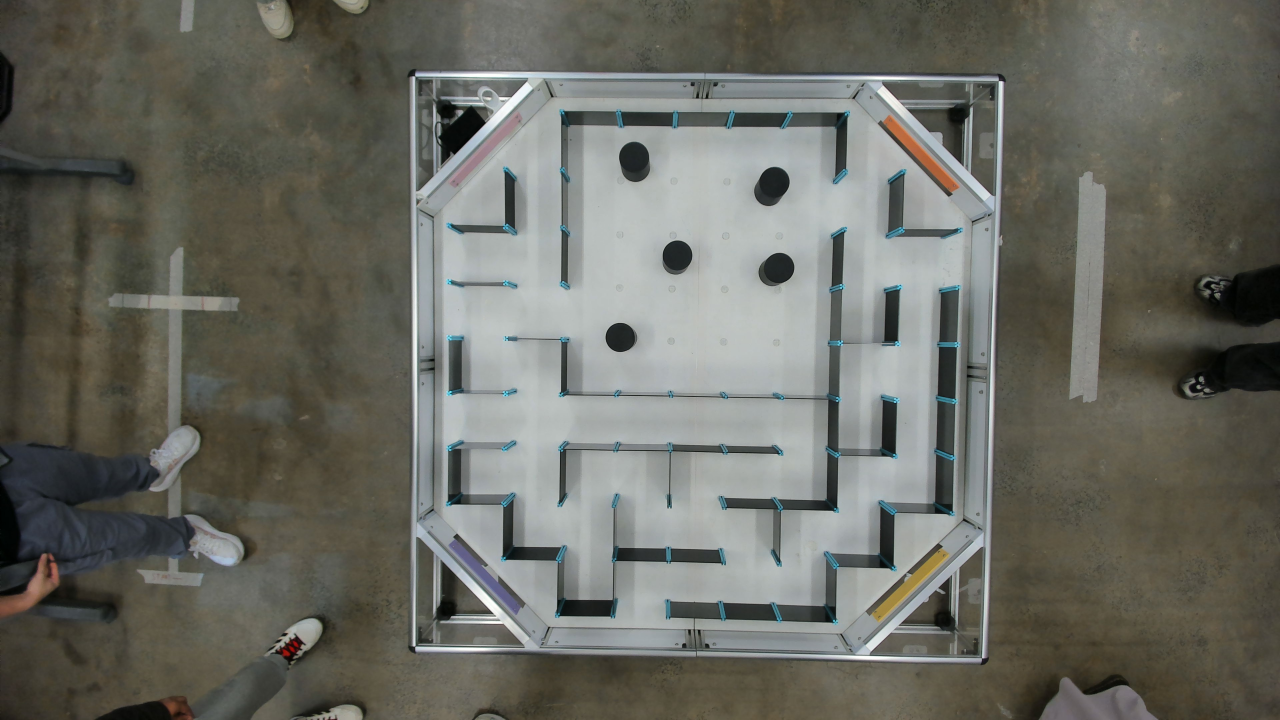
#> input picture computer_vision/maze_images/amir_photo.jpg, 3840 x 2160 px (shown at 1/3 size)
$ python -i image_processing.py   (imports and definitions only)
#> lines starting #> are read from the running program, lines starting #| are printed output that depends on the picture; after the words box and inside, x2 and y2 are one past the last pixel; in counts of white or black regions, pixels touching at a corner belong together
#> in load_and_process_image, image is the input picture: shape (2160, 3840, 3); mean B, G, R 98.7, 106.5, 105.8
import cv2
import numpy as np
import matplotlib.pyplot as plt


def find_colour_marker(hsv, lower, upper, offset=60):
    """
    Finds the largest coloured rectangle and returns

        centroid
        top-left
        bottom-right
        mask
    """

    mask = cv2.inRange(
        hsv,
        np.array(lower, dtype=np.uint8),
        np.array(upper, dtype=np.uint8)
    )

    # Remove small noise
    kernel = np.ones((5, 5), np.uint8)

    mask = cv2.morphologyEx(
        mask,
        cv2.MORPH_OPEN,
        kernel
    )

    mask = cv2.morphologyEx(
        mask,
        cv2.MORPH_CLOSE,
        kernel
    )

    contours_info = cv2.findContours(
        mask,
        cv2.RETR_EXTERNAL,
        cv2.CHAIN_APPROX_SIMPLE
    )

    # Compatible with OpenCV 3 and 4
    if len(contours_info) == 2:
        contours = contours_info[0]
    else:
        contours = contours_info[1]

    if len(contours) == 0:
        return None

    contour = max(contours, key=cv2.contourArea)

    M = cv2.moments(contour)

    if M["m00"] == 0:
        return None

    cx = int(M["m10"] / M["m00"])
    cy = int(M["m01"] / M["m00"])

    top_left = (cx - offset, cy - offset)
    bottom_right = (cx + offset, cy + offset)

    return {
        "centroid": (cx, cy),
        "top_left": top_left,
        "bottom_right": bottom_right,
        "mask": mask
    }


def detect_corner_markers(image):

    hsv = cv2.cvtColor(
        image,
        cv2.COLOR_RGB2HSV
    )
#> hsv: shape (2160, 3840, 3); mean H, S, V 49.6, 37.2, 109.1

    colours = {
        "top_left": {
            "lower": (140, 10, 120),
            "upper": (179, 100, 190)
        },

        "top_right": {
            "lower": (0, 120, 120),
            "upper": (30, 180, 190)
        },

        "bottom_left": {
            "lower": (110, 40, 120),
            "upper": (140, 120, 190)
        },

        "bottom_right": {
            "lower": (20, 100, 120),
            "upper": (50, 150, 190)
        }
    }

    centres = {}

    for name, values in colours.items():

        result = find_colour_marker(
            hsv,
            values["lower"],
            values["upper"]
        )

        if result is None:
            raise ValueError(
                f"Could not detect {name} marker."
            )

        centres[name] = result["centroid"]
#> this loop made 4 passes
#> (cx in find_colour_marker, cy in find_colour_marker, top_left in find_colour_marker, bottom_right in find_colour_marker) on passes 1 to 4: (1454, 450, (1394, 390), (1514, 510)), (2727, 1755, (2667, 1695), (2787, 1815)), (1453, 1729, (1393, 1669), (1513, 1789)), (2723, 1749, (2663, 1689), (2783, 1809))
#> pass 1, in find_colour_marker, `mask = cv2.inRange( hsv, np.array(lower, dtype=np.uint8), np.array(upp..`:
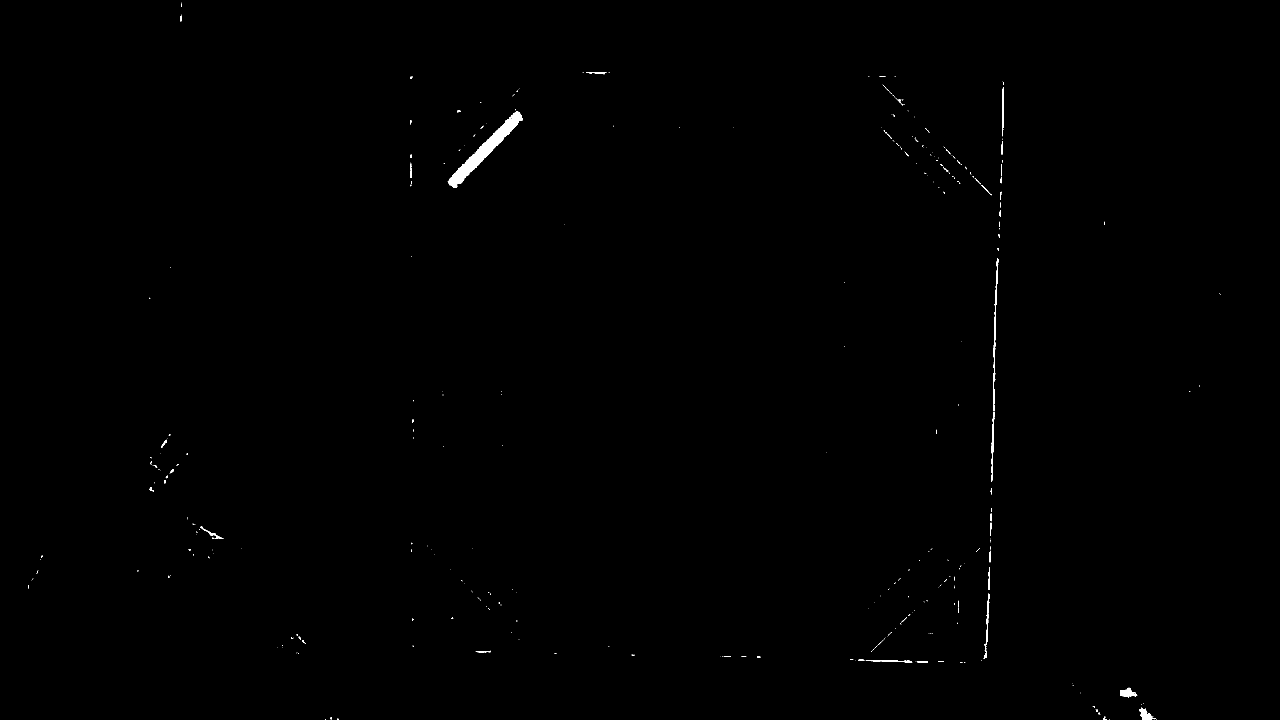
#> mask: shape (2160, 3840) (shown at 1/3 size); 0.23% white; 364 white regions (306 under 20 px), largest, box (x1, y1, x2, y2) and area: (1344, 333, 1568, 563) 9383, (2979, 775, 2995, 1233) 1610, (3360, 2063, 3412, 2093) 840
#> pass 1, in find_colour_marker, `mask = cv2.morphologyEx( mask, cv2.MORPH_OPEN, kernel )`:
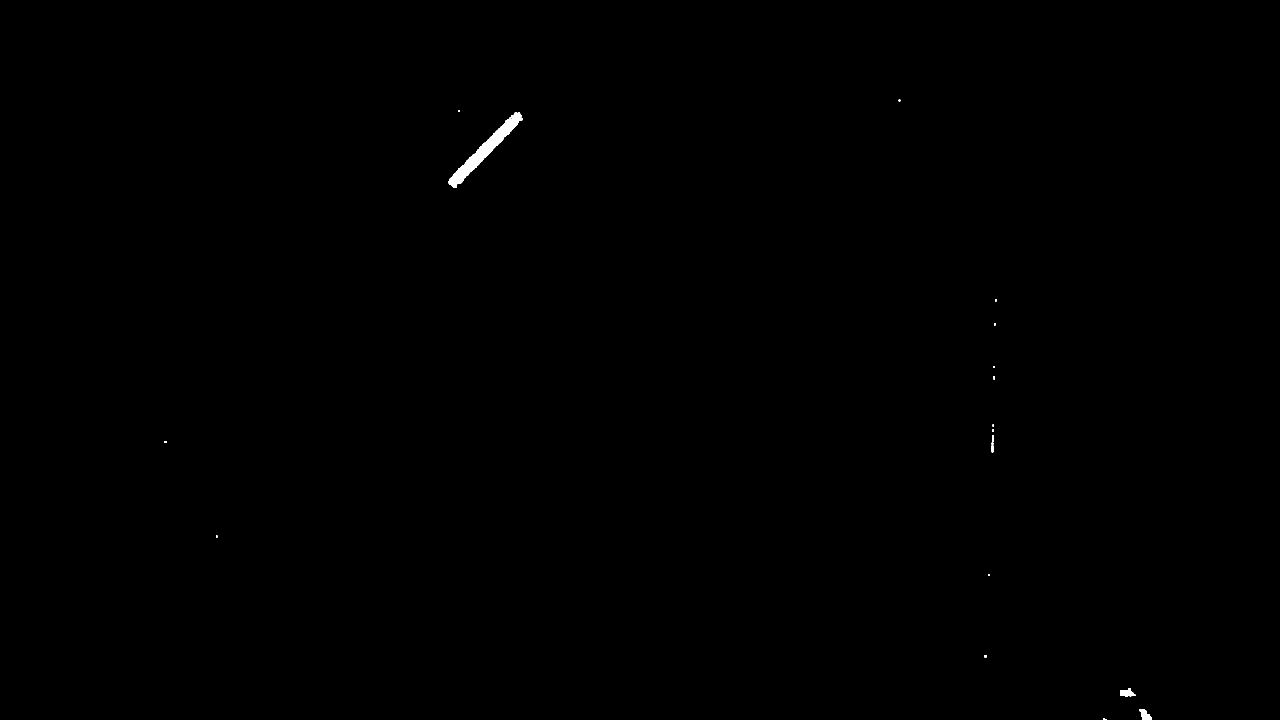
#> mask: shape (2160, 3840) (shown at 1/3 size); 0.14% white; 19 white regions, largest, box (x1, y1, x2, y2) and area: (1345, 337, 1567, 563) 9271, (3360, 2064, 3406, 2091) 751, (3418, 2127, 3456, 2160) 733
#> after the loop, centres = {'top_left': (1454, 450), 'top_right': (2727, 1755), 'bottom_left': (1453, 1729), 'bottom_right': (2723, 1749)}

    # ---------------------------------------------------------
    # Marker centroid -> actual maze corner
    #
    # TL: (+50, +50)
    # TR: (-50, +50)
    # BL: (+50, -50)
    # BR: (-50, -50)
    # ---------------------------------------------------------

    tl_x, tl_y = centres["top_left"]
#> tl_x = 1454; tl_y = 450
    tr_x, tr_y = centres["top_right"]
#> tr_x = 2727; tr_y = 1755
    bl_x, bl_y = centres["bottom_left"]
#> bl_x = 1453; bl_y = 1729
    br_x, br_y = centres["bottom_right"]
#> br_x = 2723; br_y = 1749
    offset = 60
    source_points = np.float32([
        [tl_x - offset, tl_y - offset],   # top-left
        [tr_x + offset, tr_y - offset],   # top-right
        [bl_x - (offset), bl_y + (offset)],   # bottom-left
        [br_x + offset, br_y + offset]    # bottom-right
    ])
#> source_points = [[1394, 390], [2787, 1695], [1393, 1789], [2783, 1809]]

    return source_points

# [149 lines left out: function detect_corner_markers_manual, not called in this run]

def load_and_process_image(image_file, side=1620):
    """
    Load the camera image, apply perspective correction and convert
    the maze into a binary occupancy image.
    """

    image = cv2.imread(image_file)

    if image is None:
        raise FileNotFoundError(f"Could not load image: {image_file}")

    image = cv2.cvtColor(image, cv2.COLOR_BGR2RGB)

    # Map the four maze corners to a square so that each cell has
    # approximately equal dimensions for wall detection.
    source_points = detect_corner_markers(image)

    display = image.copy()

    # Draw detected maze corner points
    for point in source_points:

        x, y = point.astype(int)

        cv2.circle(
            display,
            (x, y),
            5,
            (0, 255, 0),
            -1
        )
#> this loop made 4 passes

    # Connect the four corners
    for i in range(4):

        p1 = tuple(
            source_points[i].astype(int)
        )

        p2 = tuple(
            source_points[(i + 1) % 4].astype(int)
        )

        cv2.line(
            display,
            p1,
            p2,
            (255, 0, 0),
            2
        )
#> this loop made 4 passes
#> (p1, p2) on passes 1 to 4: ((1394, 390), (2787, 1695)), ((2787, 1695), (1393, 1789)), ((1393, 1789), (2783, 1809)), ((2783, 1809), (1394, 390))

    plt.figure(figsize=(8, 8))

    plt.imshow(display)

    plt.title("Detected Maze Corners")

    plt.show()

    destination_points = np.float32([
        [0, 0],
        [side, 0],
        [0, side],
        [side, side]
    ])

    transform = cv2.getPerspectiveTransform(
        source_points,
        destination_points
    )
#> transform = [[0.05, 3.57e-05, -69.65], [-0.552, 0.59, 540.1], [-0.000336, -1.28e-05, 1]]

    image = cv2.warpPerspective(
        image,
        transform,
        (side, side)
    )
#> image: shape (1620, 1620, 3)

    # Threshold the image in HSV space to isolate the maze walls.
    border = 10

    cv2.rectangle(image, (0, 0), (side - 1, side - 1), (0, 0, 0), border)
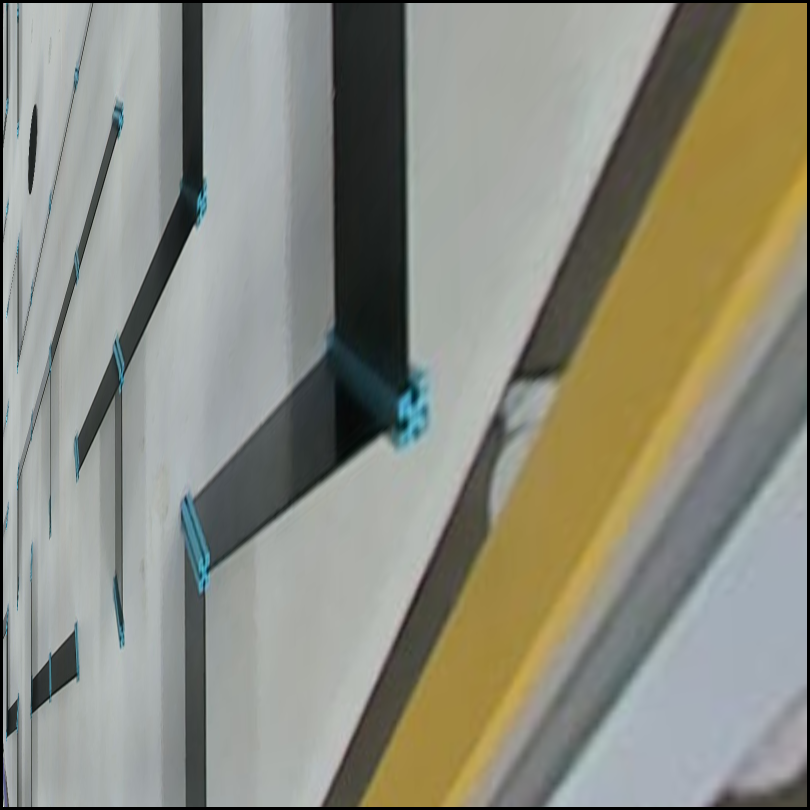
#> image: shape (1620, 1620, 3) (shown at 1/2 size); mean R, G, B 140.3, 140.3, 127.4

    lower_black = (0, 0, 150)
    upper_black = (179, 40, 255)

    hsv = cv2.cvtColor(image, cv2.COLOR_RGB2HSV)
#> hsv: shape (1620, 1620, 3); mean H, S, V 63.7, 40.1, 145.9
    mask = cv2.inRange(hsv, lower_black, upper_black)
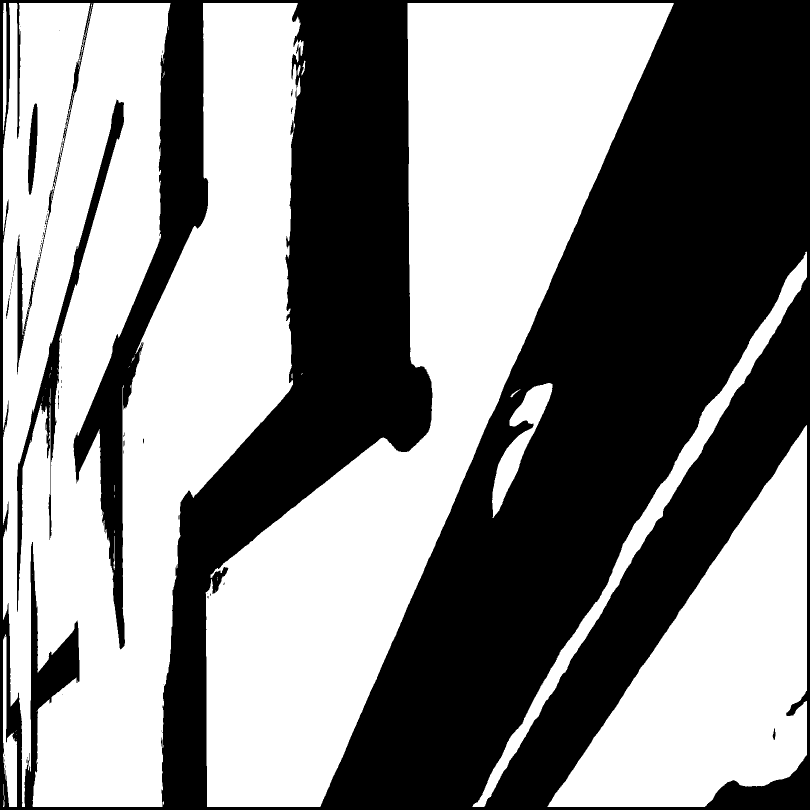
#> mask: shape (1620, 1620) (shown at 1/2 size); 52.9% white; 70 black regions (61 under 20 px), largest, box (x1, y1, x2, y2) and area: (0, 0, 1620, 1620) 1215961, (34, 199, 248, 1224) 16880, (56, 207, 75, 390) 2157

    # Invert so that walls are represented by zero-valued pixels.
    binary = mask

    return binary, image

# [848 lines left out: functions process_image, split_into_cells, check_walls, detect_maze_walls, synchronise_walls, display_occupancy_map and 6 more, not called in this run]

>>> result = load_and_process_image('maze_images/amir_photo.jpg')

$ run again, on computer_vision/maze_images/cam_1_1.jpg
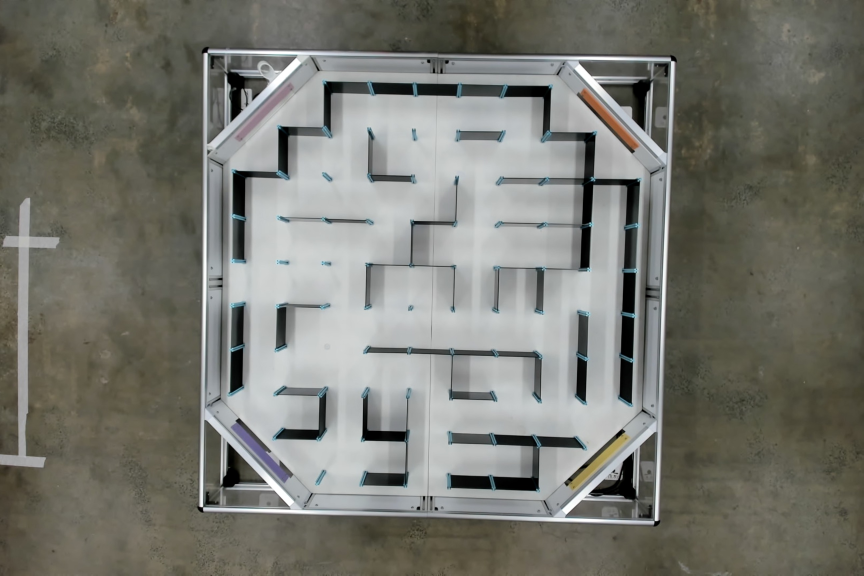
#> input picture computer_vision/maze_images/cam_1_1.jpg, 2590 x 1726 px (shown at 1/3 size)
#> in load_and_process_image, image is the input picture: shape (1726, 2590, 3); mean B, G, R 111.8, 119.4, 119
#> the loop in detect_corner_markers, `for name, values in colours.items(): ` made 4 passes
#> (cx in find_colour_marker, cy in find_colour_marker, top_left in find_colour_marker, bottom_right in find_colour_marker) on passes 1 to 4: (791, 334, (731, 274), (851, 394)), (1827, 358, (1767, 298), (1887, 418)), (780, 1356, (720, 1296), (840, 1416)), (1795, 1384, (1735, 1324), (1855, 1444))
#> pass 1, in find_colour_marker, `mask = cv2.inRange( hsv, np.array(lower, dtype=np.uint8), np.array(upp..`:
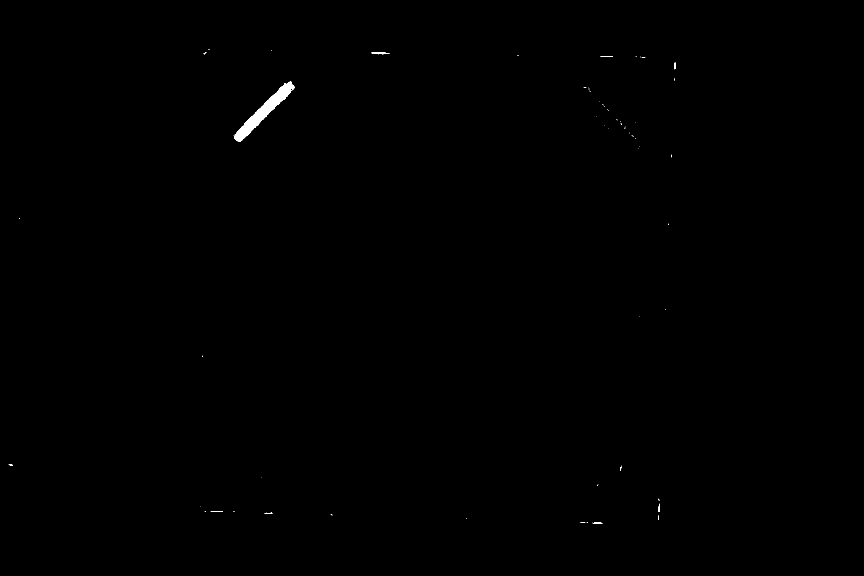
#> mask: shape (1726, 2590) (shown at 1/3 size); 0.17% white; 77 white regions (65 under 20 px), largest, box (x1, y1, x2, y2) and area: (702, 245, 883, 425) 6960, (1114, 157, 1169, 163) 180, (1802, 168, 1839, 170) 60
#> after the loop in detect_corner_markers, `for name, values in colours.items():`: centres = {'top_left': (791, 334), 'top_right': (1827, 358), 'bottom_left': (780, 1356), 'bottom_right': (1795, 1384)}
#> tl_x = 791; tl_y = 334
#> tr_x = 1827; tr_y = 358
#> bl_x = 780; bl_y = 1356
#> br_x = 1795; br_y = 1384
#> in detect_corner_markers, `source_points = np.float32([ [tl_x - offset, tl_y - offset],`: source_points = [[731, 274], [1887, 298], [720, 1416], [1855, 1444]]
#> the loop in load_and_process_image, `for point in source_points: ` made 4 passes
#> the loop in load_and_process_image, `for i in range(4): ` made 4 passes
#> (p1, p2) on passes 1 to 4: ((731, 274), (1887, 298)), ((1887, 298), (720, 1416)), ((720, 1416), (1855, 1444)), ((1855, 1444), (731, 274))
#> transform = [[1.4, 0.0135, -1030.3], [-0.0289, 1.39, -359.9], [3.74e-06, -1.58e-05, 1]]
#> in load_and_process_image, `mask = cv2.inRange(hsv, lower_black, upper_black)`:
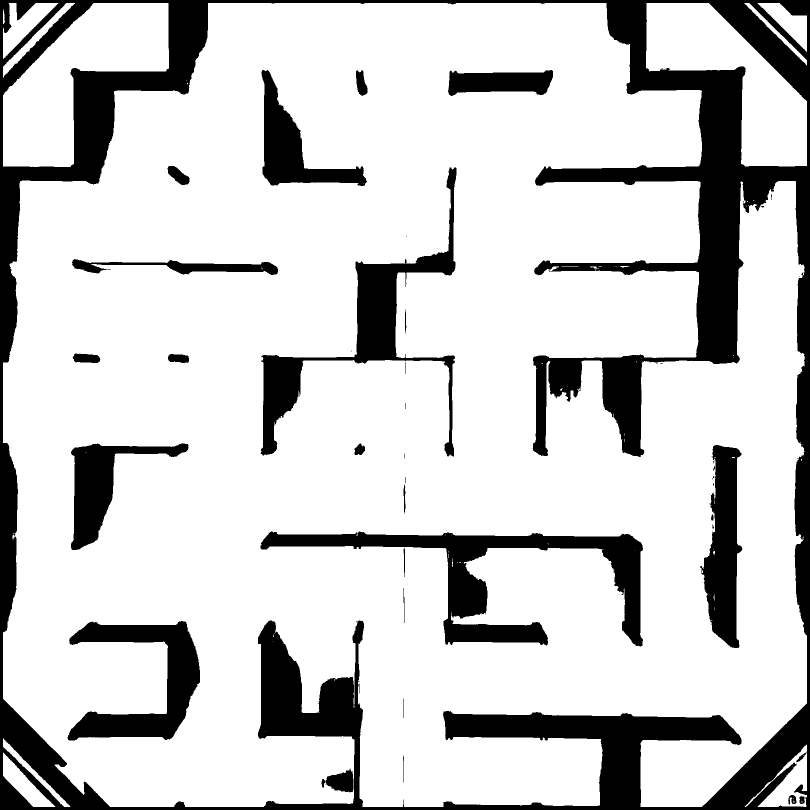
#> mask: shape (1620, 1620) (shown at 1/2 size); 80.2% white; 49 black regions (22 under 20 px), largest, box (x1, y1, x2, y2) and area: (0, 0, 1620, 1620) 341975, (521, 1063, 1286, 1293) 43804, (521, 335, 913, 913) 34077
